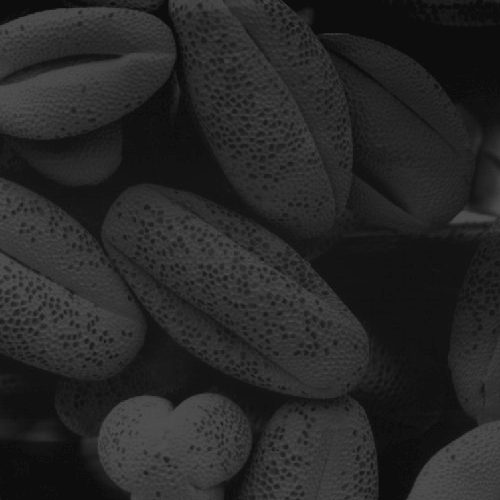
%> input picture Task 2/Fig316a.tif, 500 x 500 px
$ octave Lab3E2.m   (GNU Octave 9; MATLAB toolbox functions it lacks are replaced by stand-ins)
%> lines starting %> are read from the running program, lines starting %| are printed output that depends on the picture
clear
clc
close all


% [35 lines of commented-out code are left out]


im1=imread('Fig316a.tif');
%> im1 is the input picture: size 500x500 uint8; min 13, max 83, mean 38.7
im2=imread('Fig316b.tif');
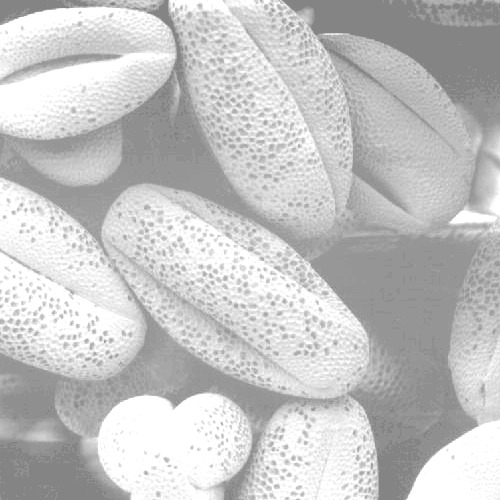
%> input picture Task 2/Fig316b.tif, 500 x 500 px
%> im2 is the input picture: size 500x500 uint8; min 132, max 255, mean 196.4
im3=imread('Fig316c.tif');
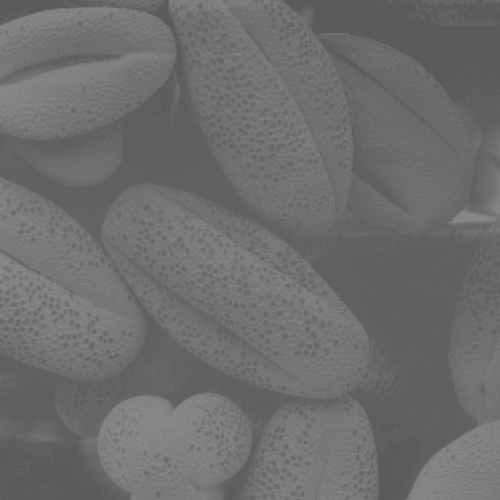
%> input picture Task 2/Fig316c.tif, 500 x 500 px
%> im3 is the input picture: size 500x500 uint8; min 91, max 138, mean 109.1
im4=imread('Fig316d.tif');
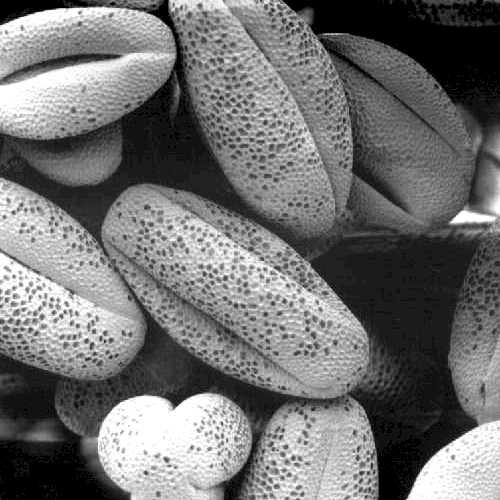
%> input picture Task 2/Fig316d.tif, 500 x 500 px
%> im4 is the input picture: size 500x500 uint8; min 0, max 255, mean 113.2
im5=histeq(im1);
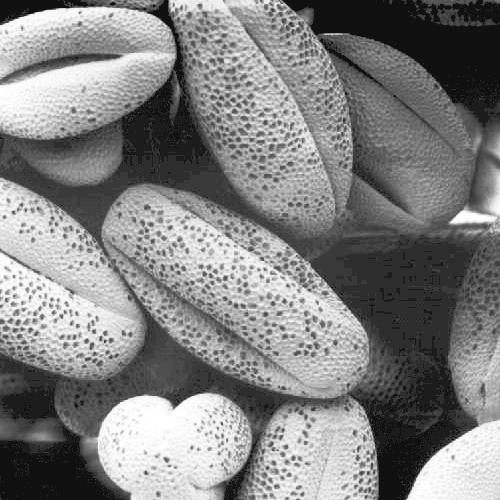
%> im5: size 500x500 uint8; min 16, max 255, mean 129.3
im6=histeq(im2);
im7=histeq(im3);
im8=histeq(im4);

figure,
 subplot (4,4,1), imshow(im1), title ('Fig316a Original image');
 subplot (4,4,2), imshow(im5), title ('Fig316a Original image equilized');
 subplot (4,4,3), imhist(im1), title ('Fig316a image histogram');
 subplot (4,4,4), imhist(im5), title ('Fig316a equalized image histogram');
 subplot (4,4,5), imshow(im2), title ('Fig316b Original image');
 subplot (4,4,6), imshow(im6), title ('Fig316b Original image equilized');
 subplot (4,4,7), imhist(im2), title ('Fig316b image histogram');
 subplot (4,4,8), imhist(im6), title ('Fig316b equalized image histogram');
 subplot (4,4,9), imshow(im3), title ('Fig316c Original image');
 subplot (4,4,10), imshow(im7), title ('Fig316c Original image equilized');
 subplot (4,4,11), imhist(im3), title ('Fig316c image histogram');
 subplot (4,4,12), imhist(im7), title ('Fig316c equalized image histogram');
 subplot (4,4,13), imshow(im4), title ('Fig316d Original image');
 subplot (4,4,14), imshow(im8), title ('Fig316d Original image equilized');
 subplot (4,4,15), imhist(im4), title ('Fig316d image histogram');
 subplot (4,4,16), imhist(im8), title ('Fig316d equalized image histogram');
%> after `title ('Fig316d equalized image histogram')`:
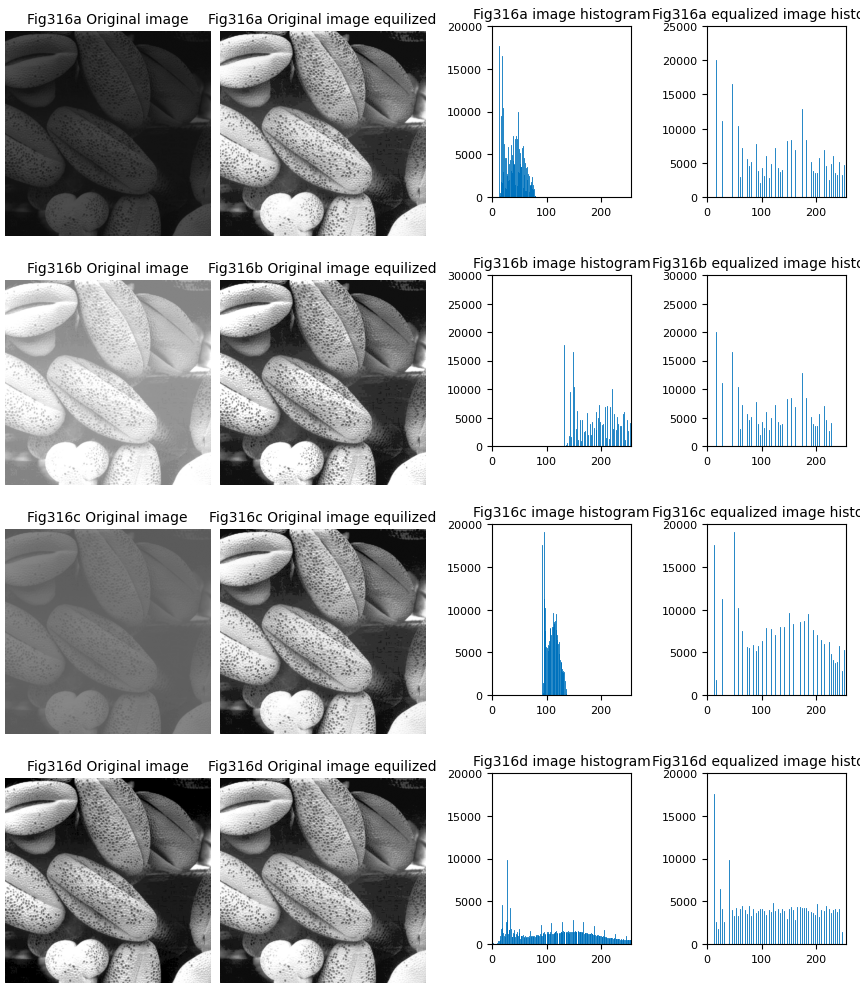
%> figure redrawn from the program's plot data, 16 panels
